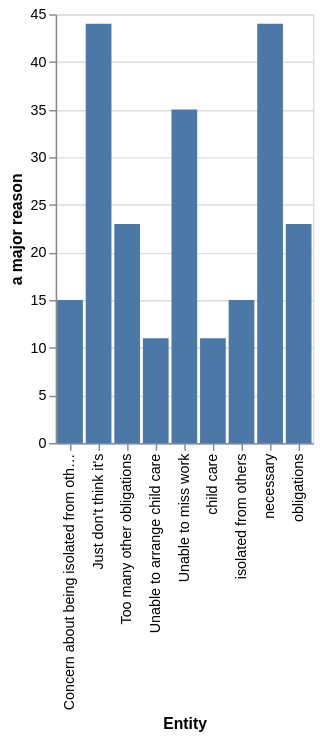

Vega-Lite specification stored for this chart:
### Vega-Lite specification from a JSON file in a GitHub repository (floating-point values rounded to 4 significant figures)
{"$schema": "https://vega.github.io/schema/vega-lite/v5.json", "description": "Bar chart auto-generated from CSV", "data": {"values": [{"Entity": "child care", "a major reason": 11}, {"Entity": "Unable to arrange child care", "a major reason": 11}, {"Entity": "isolated from others", "a major reason": 15}, {"Entity": "Concern about being isolated from others", "a major reason": 15}, {"Entity": "obligations", "a major reason": 23}, {"Entity": "Too many other obligations", "a major reason": 23}, {"Entity": "Unable to miss work", "a major reason": 35}, {"Entity": "necessary", "a major reason": 44}, {"Entity": "Just don't think it's", "a major reason": 44}]}, "mark": "bar", "encoding": {"x": {"field": "Entity", "type": "ordinal"}, "y": {"field": "a major reason", "type": "quantitative"}}}
